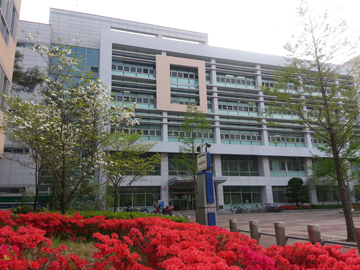
//> input picture opencv_project/chapter6/images/color_model.jpg, 360 x 270 px
$ ./convert_CMY   (built with g++ and OpenCV 4)
//> lines starting //> are read from the running program, lines starting //| are printed output that depends on the picture
#include <opencv2/opencv.hpp>
using namespace cv;
using namespace std;
int main()
{
	Mat BGR_img = imread("images/color_model.jpg", IMREAD_COLOR);
//> BGR_img is the input picture: 270 rows x 360 cols, CV_8UC3; mean B, G, R 113, 116, 131.8
	CV_Assert(BGR_img.data);

	Scalar  white(255, 255, 255);
	Mat  CMY_img = white - BGR_img;
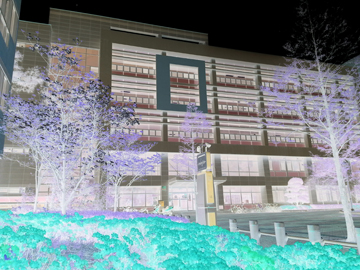
//> CMY_img: 270 rows x 360 cols, CV_8UC3; mean B, G, R 142, 139, 123.2
	Mat  CMY_arr[3];
	split(CMY_img, CMY_arr);
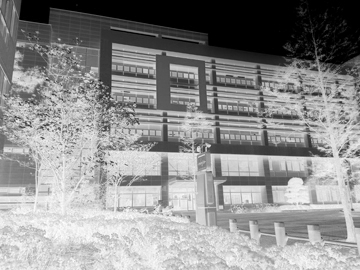
//> CMY_arr[0]: 270 rows x 360 cols, CV_8UC1; min 0, max 255, mean 142
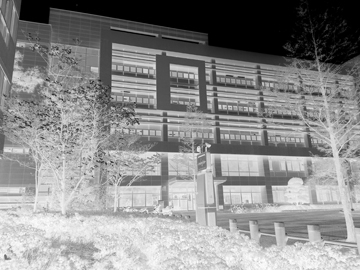
//> CMY_arr[1]: 270 rows x 360 cols, CV_8UC1; min 0, max 254, mean 139
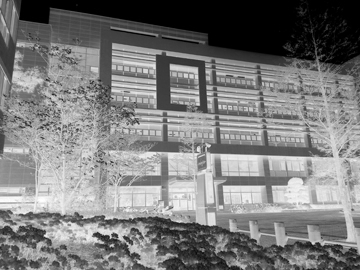
//> CMY_arr[2]: 270 rows x 360 cols, CV_8UC1; min 0, max 255, mean 123.2

	imshow("BGR_img", BGR_img);
	imshow("CMY_img", CMY_img);
	imshow("Yellow", CMY_arr[0]);
	imshow("Magenta", CMY_arr[1]);
	imshow("Cyan", CMY_arr[2]);
	waitKey();
	return 0;
}

$ run again, with opencv_project/chapter6/images/bright.jpg copied over opencv_project/chapter6/images/color_model.jpg
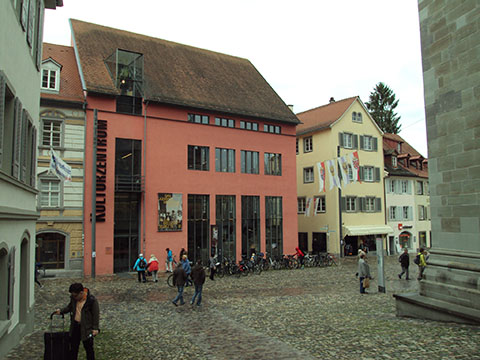
//> input picture opencv_project/chapter6/images/bright.jpg, 480 x 360 px
//> BGR_img is the input picture: 360 rows x 480 cols, CV_8UC3; mean B, G, R 107.1, 121.2, 126
//> `Mat  CMY_img = white - BGR_img;`:
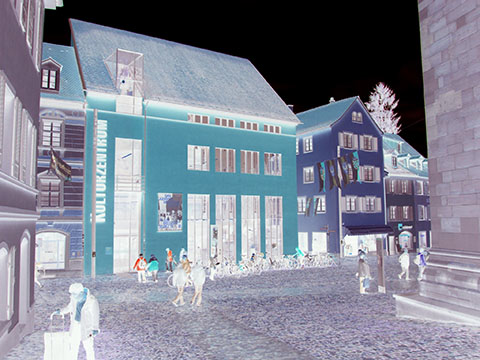
//> CMY_img: 360 rows x 480 cols, CV_8UC3; mean B, G, R 147.9, 133.8, 129
//> `split(CMY_img, CMY_arr);`:
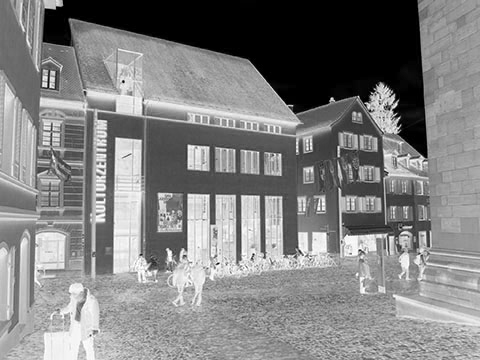
//> CMY_arr[2]: 360 rows x 480 cols, CV_8UC1; min 0, max 255, mean 129

$ run again, with opencv_project/chapter6/images/color_space.jpg copied over opencv_project/chapter6/images/color_model.jpg
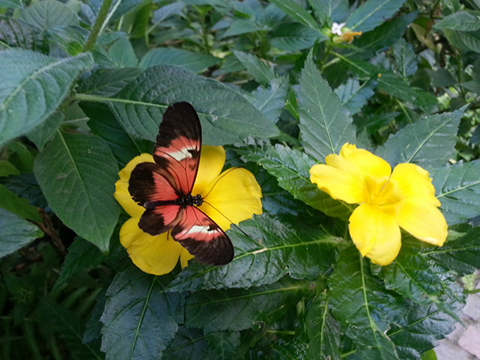
//> input picture opencv_project/chapter6/images/color_space.jpg, 480 x 360 px
//> BGR_img is the input picture: 360 rows x 480 cols, CV_8UC3; mean B, G, R 63, 97.7, 76.2
//> `split(CMY_img, CMY_arr);`:
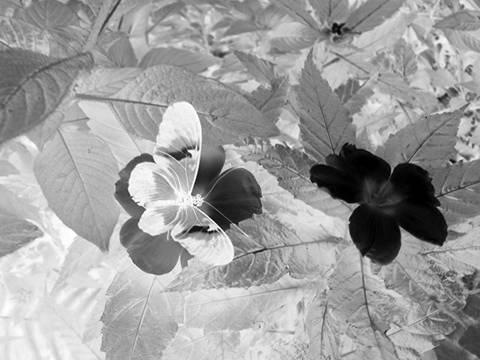
//> CMY_arr[1]: 360 rows x 480 cols, CV_8UC1; min 0, max 255, mean 157.3
//> `split(CMY_img, CMY_arr);`:
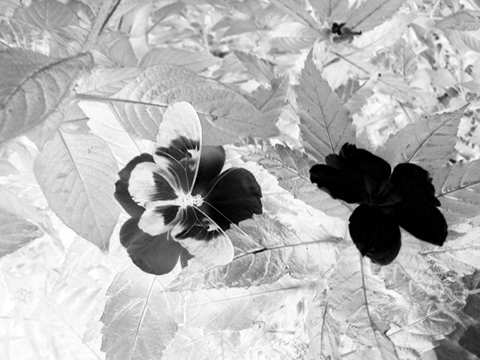
//> CMY_arr[2]: 360 rows x 480 cols, CV_8UC1; min 0, max 255, mean 178.8

$ run again, with opencv_project/chapter6/images/contrast_test.jpg copied over opencv_project/chapter6/images/color_model.jpg
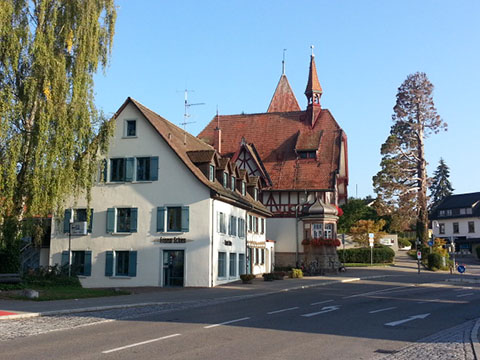
//> input picture opencv_project/chapter6/images/contrast_test.jpg, 480 x 360 px
//> BGR_img is the input picture: 360 rows x 480 cols, CV_8UC3; mean B, G, R 134.3, 128.7, 117.5
//> `split(CMY_img, CMY_arr);`:
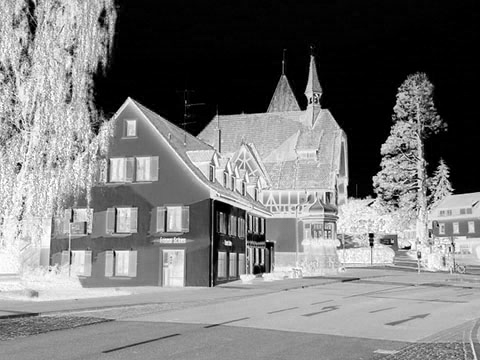
//> CMY_arr[0]: 360 rows x 480 cols, CV_8UC1; min 0, max 255, mean 120.7
//> `split(CMY_img, CMY_arr);`:
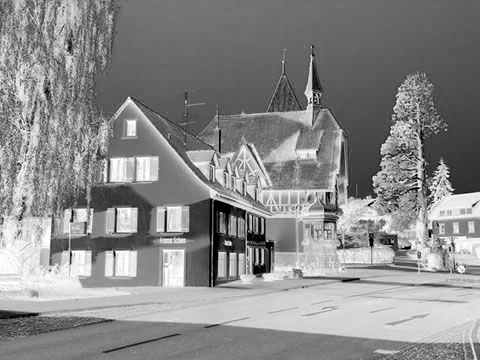
//> CMY_arr[2]: 360 rows x 480 cols, CV_8UC1; min 0, max 255, mean 137.5
